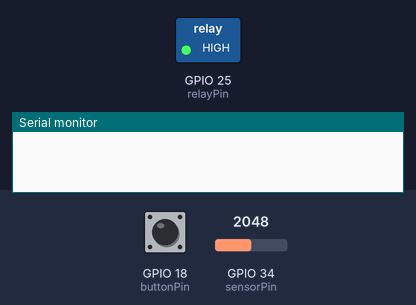
Simulated run of this sketch. Board: ESP32. On the bench: switched loads named in the sketch (green lamp = pin HIGH), the last lines printed to the serial monitor. Inputs (shaded band) come from the test bench; at power-on: GPIO 18 (buttonPin) HIGH, GPIO 34 (sensorPin) = 2048.

Above: at 1.2 s.
1.3 s: GPIO 18 (buttonPin) pulled LOW for 0.15 s
At 2.7 s:
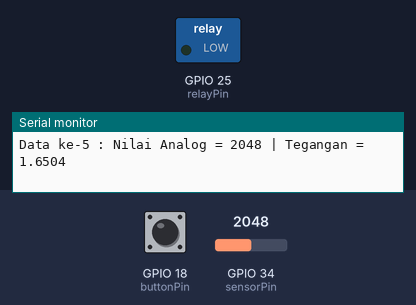
4.4 s: GPIO 18 (buttonPin) pulled LOW for 1 s
At 7.4 s:
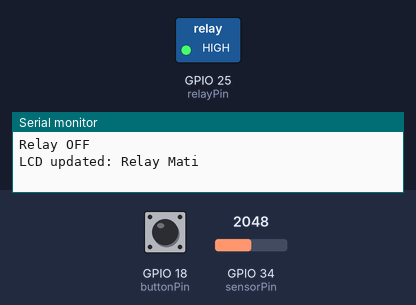
8.4 s: GPIO 18 (buttonPin) pulled LOW for 3.2 s
At 9.4 s:
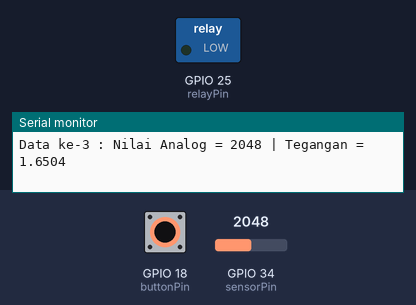
Timing chart, 0 to 12.4 s (numbered marks = the images above; inputs shaded):
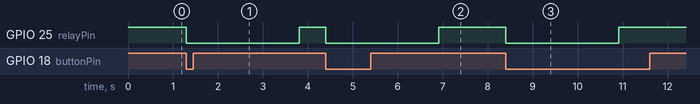

Measured:
- after the input at 1.3 s, GPIO 25 (relayPin): HIGH → LOW at once, → HIGH 2.5 s later
- after the input at 4.4 s, GPIO 25 (relayPin): HIGH → LOW at once, → HIGH 2.5 s later
- after the input at 8.4 s, GPIO 25 (relayPin): HIGH → LOW at once, → HIGH 2.5 s later

The sketch:

eps-wth-sensor.ino
```cpp
#include <Wire.h>

#define relayPin 25
#define buttonPin 18
#define sensorPin 34

int buttonState;
int lastButtonState = LOW;
int relayState = HIGH;
bool buttonPressed = false;
unsigned long relayOnTime;
const unsigned relayTime = 2500;
bool sensorActive = false;
const int num_readings = 10;

bool measurementStarted = false;  // Penanda untuk menambahkan delay awal pengukuran

void setup() {
  Serial.begin(115200);
  Wire.begin();

  pinMode(relayPin, OUTPUT);
  pinMode(buttonPin, INPUT_PULLUP);

  digitalWrite(relayPin, relayState);
}

void loop() {
  buttonState = digitalRead(buttonPin);

  // Jika tombol ditekan
  if (buttonState == LOW && lastButtonState == HIGH && !buttonPressed) {
    buttonPressed = true;

    Serial.println("Button pressed. Relay ON");

    relayState = LOW;
    digitalWrite(relayPin, relayState);
    relayOnTime = millis();

    Serial.println("LCD updated: Relay Hidup");
    sensorActive = true;
    measurementStarted = false;  // Reset flag setiap kali tombol ditekan
  }

  // Jika tombol dilepas
  if (buttonState == HIGH && buttonPressed) {
    buttonPressed = false;
  }

  // Matikan relay setelah durasi tertentu
  if (relayState == LOW && (millis() - relayOnTime >= relayTime)) {
    Serial.println("Relay OFF");
    relayState = HIGH;
    digitalWrite(relayPin, relayState);
    sensorActive = false;

    Serial.println("LCD updated: Relay Mati");
  }

  lastButtonState = buttonState;

  // Mulai pengukuran setelah delay 0.5 detik dari waktu relay dihidupkan
  if (sensorActive && !measurementStarted && (millis() - relayOnTime >= 500)) {
    measurementStarted = true;  // Agar hanya dilakukan sekali per siklus aktif relay

    Serial.println("Mulai pengukuran sensor setelah delay 0.5 detik");

    float vTotal = 0;
    float analogTotal = 0;

    for (int i = 0; i < num_readings; i++) {
      int sensorValue = analogRead(sensorPin);
      float voltage = sensorValue * (3.3 / 4095.0);

      vTotal += voltage;
      analogTotal += sensorValue;

      Serial.print("Data ke-");
      Serial.print(i + 1);
      Serial.print(" : Nilai Analog = ");
      Serial.print(sensorValue);
      Serial.print(" | Tegangan = ");
      Serial.println(voltage, 4);

      delay(200);
    }

    float vAvg = vTotal / num_readings;
    float analogAvg = analogTotal / num_readings;

    Serial.print(" | Rata-rata Nilai Analog = ");
    Serial.print(analogAvg);
    Serial.print(" | Rata-rata Tegangan = ");
    Serial.println(vAvg, 4);
  }
}
```
